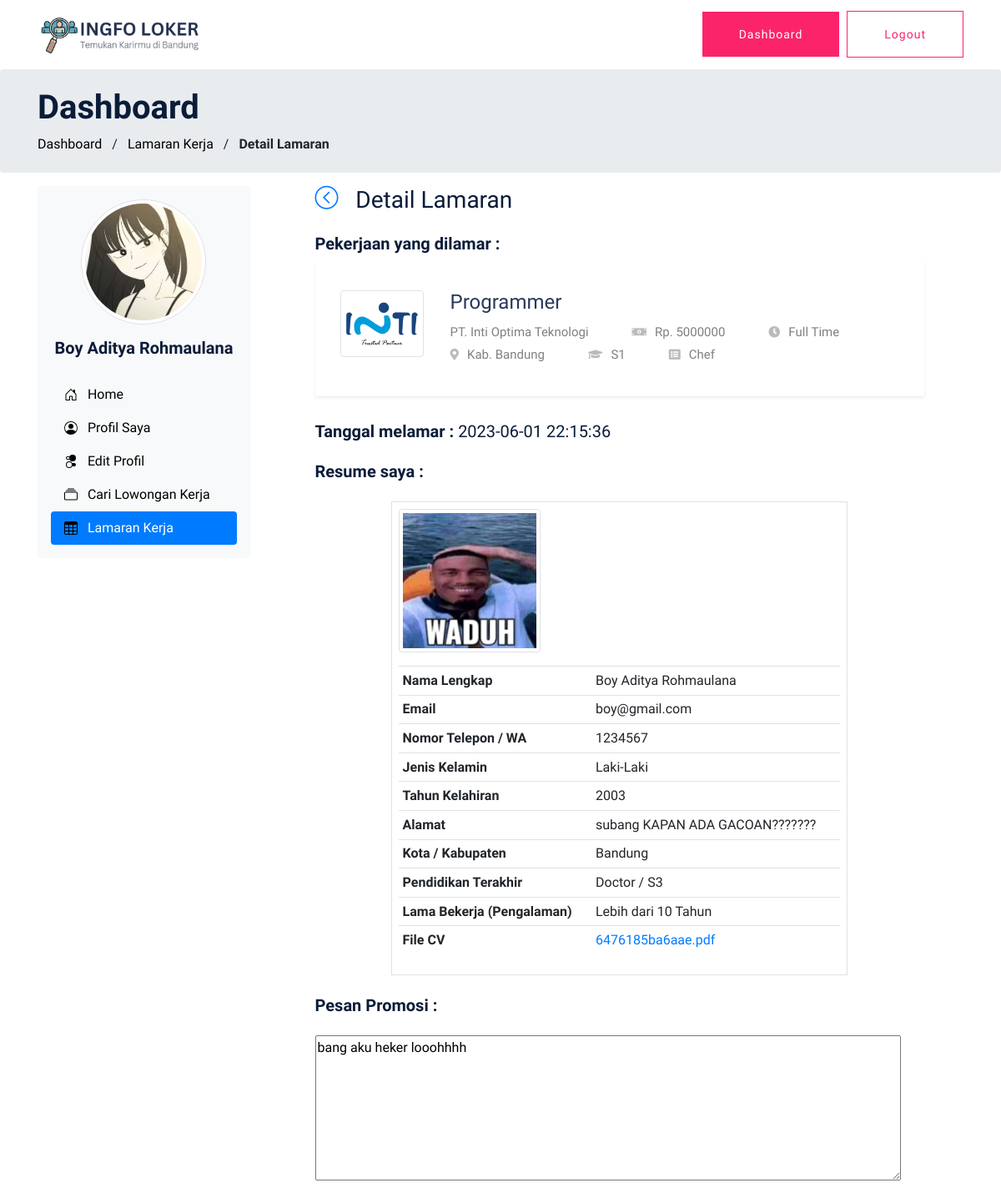
/user/detail_lamaran.php?id=4 (signed in), run on the app's committed database.
### tables this page shows
CREATE TABLE `pelamar` (
  `id_pelamar` int(11) NOT NULL,
  `username_pelamar` varchar(100) NOT NULL,
  `password_pelamar` varchar(100) NOT NULL,
  `email_pelamar` varchar(100) NOT NULL,
  `nama_pelamar` varchar(100) NOT NULL,
  `telepon_pelamar` varchar(20) NOT NULL,
  `foto_pelamar` varchar(255) NOT NULL,
  `pendidikan_terakhir` varchar(20) NOT NULL,
  `resume` varchar(255) NOT NULL,
  `jenis_kelamin` varchar(20) NOT NULL,
  `tahun_kelahiran` varchar(5) NOT NULL,
  `alamat_pelamar` varchar(255) NOT NULL,
  `kota_kab_pelamar` varchar(100) NOT NULL,
  `lama_bekerja` varchar(25) NOT NULL,
  `status_akun` int(11) NOT NULL
);

CREATE TABLE `detail_lamaran` (
  `id_lamaran` int(11) NOT NULL,
  `id_pekerjaan` int(11) NOT NULL,
  `id_pelamar` int(11) NOT NULL,
  `pesan_promosi` text NOT NULL,
  `status_lamaran` int(11) NOT NULL,
  `nama_pelamar` varchar(100) NOT NULL,
  `email_pelamar` varchar(100) NOT NULL,
  `telepon_pelamar` varchar(20) NOT NULL,
  `foto_pelamar` varchar(255) NOT NULL,
  `pendidikan_terakhir` varchar(20) NOT NULL,
  `resume` varchar(255) NOT NULL,
  `jenis_kelamin` varchar(20) NOT NULL,
  `tahun_kelahiran` varchar(5) NOT NULL,
  `alamat_pelamar` varchar(255) NOT NULL,
  `kota_kab_pelamar` varchar(100) NOT NULL,
  `lama_bekerja` varchar(25) NOT NULL,
  `tanggal_lamar` datetime NOT NULL DEFAULT current_timestamp()
);

CREATE TABLE `perusahaan` (
  `id_perusahaan` int(11) NOT NULL,
  `username_perusahaan` varchar(100) NOT NULL,
  `password_perusahaan` varchar(100) NOT NULL,
  `nama_perusahaan` varchar(100) NOT NULL,
  `email_perusahaan` varchar(100) NOT NULL,
  `telepon_perusahaan` varchar(20) NOT NULL,
  `website_perusahaan` varchar(255) NOT NULL,
  `logo_perusahaan` varchar(255) NOT NULL,
  `id_lokasi` int(11) NOT NULL,
  `tentang` varchar(255) NOT NULL
);

CREATE TABLE `info_pekerjaan` (
  `id_pekerjaan` int(11) NOT NULL,
  `id_perusahaan` int(11) NOT NULL,
  `id_lokasi` int(11) NOT NULL,
  `id_kategori` int(11) NOT NULL,
  `judul` varchar(100) NOT NULL,
  `tipe` varchar(20) NOT NULL,
  `gaji` varchar(20) NOT NULL,
  `pendidikan` varchar(20) NOT NULL,
  `deskripsi` text NOT NULL,
  `gender` varchar(30) NOT NULL,
  `tanggung_jawab` text NOT NULL,
  `keahlian` text NOT NULL,
  `waktu_bekerja` text NOT NULL
);

CREATE TABLE `lokasi_pekerjaan` (
  `id_lokasi` int(11) NOT NULL,
  `nama_lokasi` varchar(50) NOT NULL
);

CREATE TABLE `kategori_pekerjaan` (
  `id_kategori` int(11) NOT NULL,
  `nama_kategori` varchar(100) NOT NULL
);

### functions.php (called while the page is built, shortened)
<?php
$conn = mysqli_connect("localhost", "root", "", "loker");
function query($query)
{
    global $conn;
    $result = mysqli_query($conn, $query);
    $rows = [];
    while ($row = mysqli_fetch_assoc($result)) {
        $rows[] = $row;
    }
    return $rows;
}

### user/detail_lamaran.php (the view, shortened to what this page needs)
<?php
require '../functions.php';
$id_pelamar = $_SESSION['id_pelamar'];
$id_lamaran = $_GET["id"];
$detail_lamaran = query(
"SELECT
	detail_lamaran.*,
	info_pekerjaan.*,
	perusahaan.nama_perusahaan,
	perusahaan.logo_perusahaan,
    lokasi_pekerjaan.nama_lokasi,
    kategori_pekerjaan.nama_kategori
FROM
	detail_lamaran
	INNER JOIN
	info_pekerjaan
	ON
		detail_lamaran.id_pekerjaan = info_pekerjaan.id_pekerjaan
	INNER JOIN
	perusahaan
	ON
		info_pekerjaan.id_perusahaan = perusahaan.id_perusahaan
	INNER JOIN
	pelamar
	ON
		detail_lamaran.id_pelamar = pelamar.id_pelamar
    INNER JOIN
	lokasi_pekerjaan
	ON
		info_pekerjaan.id_lokasi = lokasi_pekerjaan.id_lokasi
    INNER JOIN
	kategori_pekerjaan
	ON
		info_pekerjaan.id_kategori = kategori_pekerjaan.id_kategori
WHERE detail_lamaran.id_lamaran = $id_lamaran")[0];
?>
<?php $title = 'Lamaran Kerja' ?>
<?php include 'navbar.php' ?>
<section class="breadcrumb" id="home-section">
    <div class="container">
        <div class="row">
            <div class="col-md-7 mt-10 mb-10">
                <h1 class="text-black font-weight-bold">Dashboard</h1>
                <div class="custom-breadcrumbs">
                    <a href="index.php"><span style="color: black;">Dashboard</span></a> <span class="mx-2 slash">/</span>
                    <a href="lamaran_kerja.php"><span style="color: black;">Lamaran Kerja</span></a> <span class="mx-2 slash">/</span>
                    <span class="text-black"><strong>Detail Lamaran</strong></span>
                </div>
            </div>
        </div>
    </div>
</section>
<main>
    <div class="container mb-5">
        <div class="row">
            <?php include 'dashboard.php' ?>
            <div class="col-lg-8 container">
                <h3 class="mb-4"><a href="lamaran_kerja.php" class="btn-link text-decoration-none ">
                        <i class="ti-arrow-circle-left"></i>
                    </a> &nbsp; Detail Lamaran</h3>
                <h5><strong>Pekerjaan yang dilamar :</strong></h5>
                <div class="shadow-sm">
                    <div class="single-job-items mb-30">
                        <div class="job-items">
                            <div class="company-img">
                                <a href="job_details.php?id=<?= $detail_lamaran['id_pekerjaan'] ?>"><img src="../upload/perusahaan/logo/<?= $detail_lamaran['logo_perusahaan'] ?>" alt="" width="100px" class="img-thumbnail"></a>
                            </div>
                            <div class="job-tittle job-tittle2">
                                <a href="job_details.php?id=<?= $detail_lamaran['id_pekerjaan'] ?>">
                                    <h4><?= $detail_lamaran['judul'] ?></h4>
                                </a>
                                <ul>
                                    <li><?= $detail_lamaran['nama_perusahaan'] ?></li>
                                    <li><i class="fas fa-money-bill-alt"></i>Rp. <?= $detail_lamaran['gaji'] ?></li>
                                    <li><i class="fas fa-clock"></i><?= $detail_lamaran['tipe'] ?></li>
                                </ul>
                                <ul>
                                    <li><i class="fas fa-map-marker-alt"></i><?= $detail_lamaran['nama_lokasi'] ?></li>
                                    <li><i class="fas fa-graduation-cap"></i><?= $detail_lamaran['pendidikan'] ?></li>
                                    <li><i class="fas fa-list-alt"></i><?= $detail_lamaran['nama_kategori'] ?></li>
                                </ul>
                            </div>
                        </div>
                    </div>
                </div>
                <h5 class="mb-4"><strong>Tanggal melamar : </strong><?= $detail_lamaran['tanggal_lamar'] ?></h5>
                <h5 class="mb-4"><strong>Resume saya :</strong></h5>
                <div class="border p-2 w-75 mx-auto">
                    <div class="mb-3">
                        <img src="../upload/user/foto/<?= $detail_lamaran['foto_pelamar'] ?>" class=" mb-3 img-responsive center-block d-block img-thumbnail" style="width: 170px;" alt="Avatar" />
                    </div>
                    <table class="table table-sm">
                        <tbody>
                            <tr>
                                <th scope="row">Nama Lengkap</th>
                                <td class=""><?= $detail_lamaran['nama_pelamar'] ?></td>
                            </tr>
                            <tr>
                                <th scope="row">Email</th>
                                <td><?= $detail_lamaran['email_pelamar'] ?></td>
                            </tr>
                            <tr>
                                <th scope="row">Nomor Telepon / WA </th>
                                <td><?= $detail_lamaran['telepon_pelamar'] ?></td>
                            </tr>
                            <tr>
                                <th scope="row">Jenis Kelamin</th>
                                <td><?= $detail_lamaran['jenis_kelamin'] ?></td>
                            </tr>
                            <tr>
                                <th scope="row">Tahun Kelahiran</th>
                                <td><?= $detail_lamaran['tahun_kelahiran'] ?></td>
                            </tr>
                            <tr>
                                <th scope="row">Alamat</th>
                                <td><?= $detail_lamaran['alamat_pelamar'] ?></td>
                            </tr>
                            <tr>
                                <th scope="row">Kota / Kabupaten</th>
                                <td><?= $detail_lamaran['kota_kab_pelamar'] ?></td>
                            </tr>
                            <tr>
                                <th scope="row">Pendidikan Terakhir</th>
                                <td><?= $detail_lamaran['pendidikan_terakhir'] ?></td>
                            </tr>
                            <tr>
                                <th scope="row">Lama Bekerja (Pengalaman)</th>
                                <td><?= $detail_lamaran['lama_bekerja'] ?></td>
                            </tr>
                            <tr>
                                <th scope="row">File CV</th>
                                <td><a title="Unduh CV" href="../upload/user/resume/<?= $detail_lamaran['resume'] ?>" download="CV_<?= $detail_lamaran['nama_pelamar'] ?>" class="btn-link"><?= $detail_lamaran['resume'] ?></a></td>
                            </tr>
                        </tbody>
                    </table>
                </div>
                <h5 class="mb-4 mt-4"><strong>Pesan Promosi :</strong></h5>
                <textarea name="pesan_promosi" id="pesan_promosi" cols="75" rows="7" readonly><?= $detail_lamaran['pesan_promosi'] ?></textarea>
            </div>
        </div>
    </div>
</main>
</body>

### user/navbar.php (shortened to what this page needs)
<!doctype html>
<html class="no-js" lang="en">
<head>
    <link rel="stylesheet" href="https://cdnjs.cloudflare.com/ajax/libs/font-awesome/4.7.0/css/font-awesome.min.css">
    <link rel="stylesheet" href="https://cdnjs.cloudflare.com/ajax/libs/ionicons/2.0.1/css/ionicons.min.css">
    <link rel="stylesheet" href="../assets/css/bootstrap.min.css">
    <link rel="stylesheet" href="../assets/css/owl.carousel.min.css">
    <link rel="stylesheet" href="../assets/css/flaticon.css">
    <link rel="stylesheet" href="../assets/css/price_rangs.css">
    <link rel="stylesheet" href="../assets/css/slicknav.css">
    <link rel="stylesheet" href="../assets/css/animate.min.css">
    <link rel="stylesheet" href="../assets/css/magnific-popup.css">
    <link rel="stylesheet" href="../assets/css/fontawesome-all.min.css">
    <link rel="stylesheet" href="../assets/css/themify-icons.css">
    <link rel="stylesheet" href="../assets/css/slick.css">
    <link rel="stylesheet" href="../assets/css/nice-select.css">
    <link rel="stylesheet" href="../assets/css/style.css">
</head>
<body>
    <header>
        <div class="header-area header-transparrent">
            <div class="headder-top header-sticky">
                <div class="container">
                    <div class="row align-items-center">
                        <div class="col-lg-3 col-md-2 mt-2 mb-2">
                            <div class="logo">
                                <a href="index.php"><img src="../assets/img/logo/logo2.png" width="200" alt=""></a>
                            </div>
                        </div>
                        <div class="col-lg-9 col-md-9">
                            <div class="menu-wrapper">
                                <div class="header-btn d-none f-right d-lg-block">
                                    <a href="index.php" class="btn head-btn1">Dashboard</a>
                                    <a href="logout.php" class="btn head-btn2">Logout</a>
                                </div>
                            </div>
                        </div>
                    </div>
                </div>
            </div>
        </div>
    </header>

### user/dashboard.php
<?php
$dashboard = query("SELECT * FROM pelamar WHERE id_pelamar = $id_pelamar")[0];
?>
<div class="col-md-3 mb-5">
    <div class="d-flex flex-column flex-shrink-0 p-3 bg-light menu-wrapper">
        <div class="mx-auto align-items-center mb-3">
            <img src="../upload/user/foto/<?= $dashboard['foto_pelamar'] ?>" class=" rounded-circle mb-3 img-responsive center-block d-block mx-auto img-thumbnail" style="width: 150px;" alt="Avatar" />
            <h5 class="mb-2" style="text-align: center;"><strong><?= $dashboard['nama_pelamar'] ?></strong></h5>
        </div>
        <div class="menu-wrapper">
            <div class="main-menu">
                <ul class="nav nav-pills flex-column mb-auto menu-wrapper">
                    <li class="nav-item">
                        <a href="index.php" class="nav-link link-dark <?php echo ($title == 'Home | Pelamar') ?  "active" : "" ?> " style="<?php echo ($title == 'Home | Pelamar') ?  "" : "color: black;" ?>">
                            <svg class="bi me-2" width="16" height="16">
                                <use xlink:href="#home" />
                            </svg>
                            &nbsp; Home
                        </a>
                    </li>
                    <li>
                        <a href="profil_pelamar.php" class="nav-link link-dark <?php echo ($title == 'Profil Saya') ?  "active" : "" ?> " style="<?php echo ($title == 'Profil Saya') ?  "" : "color: black;" ?>">
                            <svg class="bi me-2" width="16" height="16">
                                <use xlink:href="#people-circle" />
                            </svg>
                            &nbsp; Profil Saya
                        </a>
                    </li>
                    <li>
                        <a href="edit_profil.php" class="nav-link link-dark <?php echo ($title == 'Edit Profil') ?  "active" : "" ?> " style="<?php echo ($title == 'Edit Profil') ?  "" : "color: black;" ?>">
                            <svg class="bi me-2" width="16" height="16">
                                <use xlink:href="#toggles2" />
                            </svg>
                            &nbsp; Edit Profil
                        </a>
                    </li>
                    <li>
                        <a href="job_listing.php" class="nav-link link-dark <?php echo ($title == 'Cari Lowongan Kerja') ?  "active" : "" ?> " style="<?php echo ($title == 'Cari Lowongan Kerja') ?  "" : "color: black;" ?>">
                            <svg class="bi me-2" width="16" height="16">
                                <use xlink:href="#collection" />
                            </svg>
                            &nbsp; Cari Lowongan Kerja
                        </a>
                    </li>
                    <li>
                        <a href="lamaran_kerja.php" class="nav-link link-dark <?php echo ($title == 'Lamaran Kerja') ?  "active" : "" ?> " style="<?php echo ($title == 'Lamaran Kerja') ?  "" : "color: black;" ?>">
                            <svg class="bi me-2" width="16" height="16">
                                <use xlink:href="#table" />
                            </svg>
                            &nbsp; Lamaran Kerja
                        </a>
                    </li>
                </ul>
            </div>
        </div>
    </div>
</div>

### data on the page
pelamar: foto_pelamar (picture), nama_pelamar "Boy Aditya Rohmaulana"
detail_lamaran: perusahaan.logo_perusahaan (picture), id_pekerjaan.judul "Programmer", perusahaan.nama_perusahaan "PT. Inti Optima Teknologi", id_pekerjaan.gaji "5000000", id_pekerjaan.tipe "Full Time", lokasi_pekerjaan.nama_lokasi "Kab. Bandung", id_pekerjaan.pendidikan "S1", kategori_pekerjaan.nama_kategori "Chef", tanggal_lamar "2023-06-01 22:15:36", foto_pelamar (picture), nama_pelamar "Boy Aditya Rohmaulana", email_pelamar "boy@gmail.com", telepon_pelamar "1234567", jenis_kelamin "Laki-Laki", tahun_kelahiran "2003", alamat_pelamar "subang KAPAN ADA GACOAN???????", kota_kab_pelamar "Bandung", pendidikan_terakhir "Doctor / S3", lama_bekerja "Lebih dari 10 Tahun", resume "6476185ba6aae.pdf", pesan_promosi "bang aku heker looohhhh"
